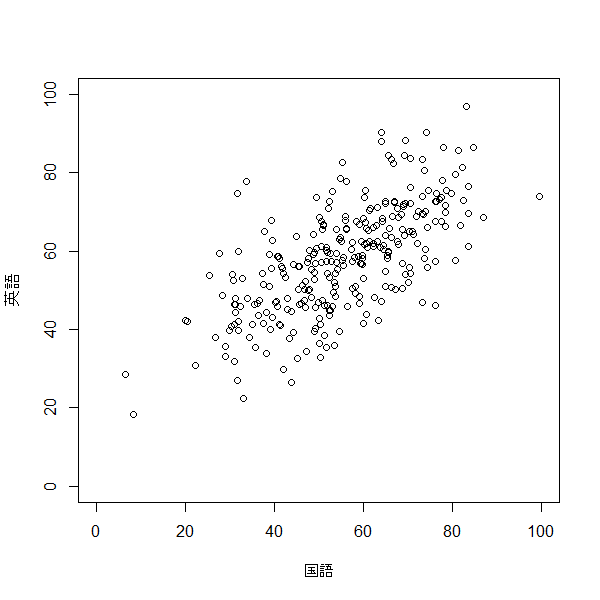

The R source for this figure:
# [R]正規分布に従う2次元データの作り方
# http://rplus.wb-nahce.info/rsemi_stat_basic/r_nijigendata.html

#　統計検定2級　2015年11月　問３　[8]　のシミュレーションデータ生成

library(MASS)					# MASSパッケージの読込
Mu <- c(56, 59.1)					# 平均値ベクタ
Si <- matrix(c(236.6, 133.1, 133.1, 170.1), ncol=2)		# 分散共分散行列
dat <- mvrnorm(300, Mu, Si)			# データの生成
#dat <- data.frame(x=dat[,1], y=dat[,2])		# 扱いやすく加工
#dat
#plot(dat, xlim=c(0, 100), ylim=c(0, 100))
plot(x=dat[,1], y=dat[,2], xlab="国語", ylab="英語", xlim=c(0, 100), ylim=c(0, 100))
cor(dat)
